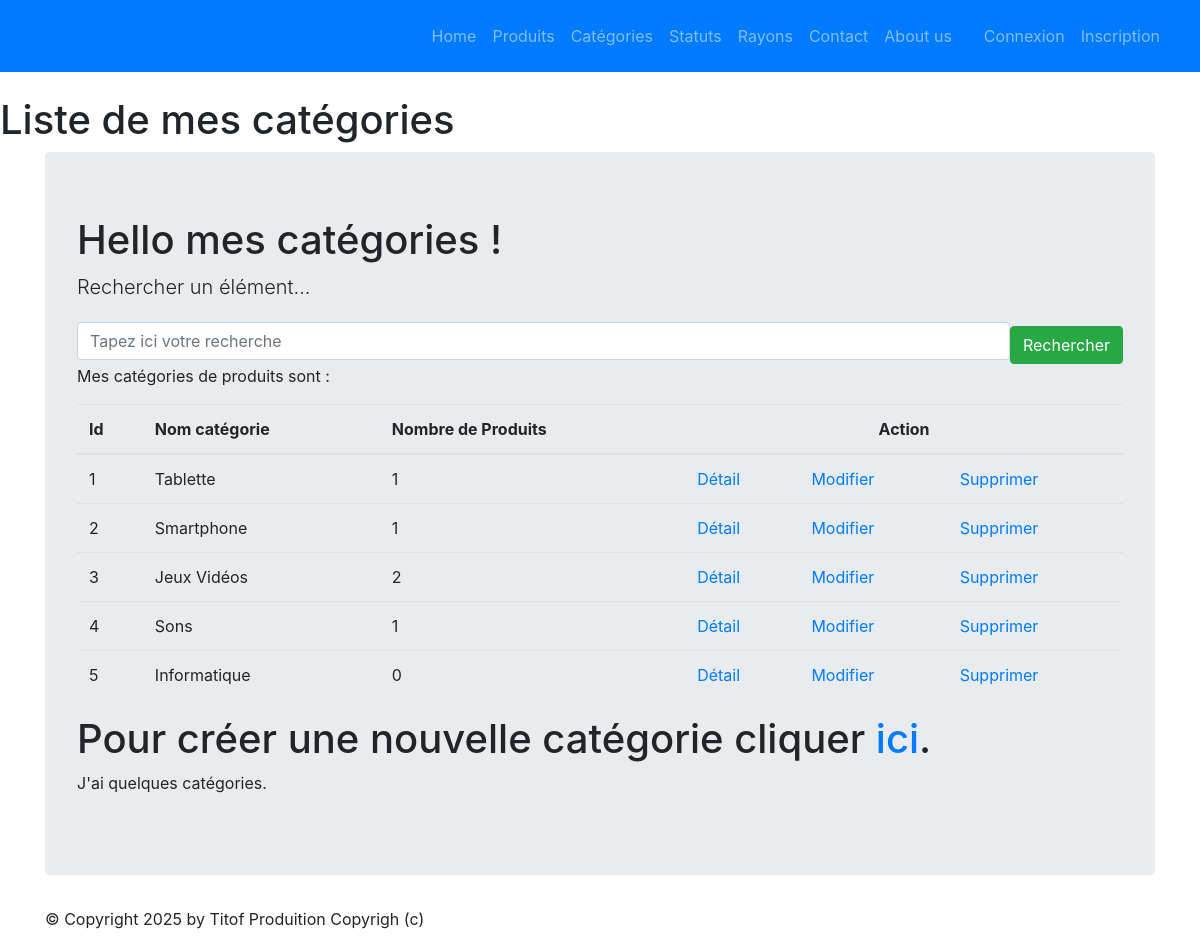
The app's page /monApp/categories/ with its own data.
### monApp/models.py (models this page shows, shortened)
class Categorie(models.Model):
    idCat = models.AutoField(primary_key=True)
    nomCat = models.CharField(max_length=100)

### monApp/views.py (the view)
# urls.py: path("categories/", views.CategorieListView.as_view(), name="lst_cats"),
class CategorieListView(ListView):
    model = Categorie
    template_name = "monApp/list_categories.html"
    context_object_name = "cats"
    def get_queryset(self):
        query = self.request.GET.get('search')
        if query:
            return Categorie.objects.filter(nomCat__icontains=query)
        return Categorie.objects.annotate(nb_produits=Count('produits_categorie'))
    def get_context_data(self, **kwargs):
        context = super(CategorieListView, self).get_context_data(**kwargs)
        context['titremenu'] = "Liste de mes catégories"
        return context

### monApp/templates/monApp/list_categories.html (shortened to what this page needs)
{% extends 'monApp/base.html' %}
{% block menu %}
    <h1>{{ titremenu }}</h1>
{% endblock %}
{% block contenu %}
    <h1>Hello mes catégories !</h1>
    <p class="lead mb-3 ml-0">Rechercher un élément...</p>
    <form style="display: flex; align-items: center;" method="GET" action="">
        <input class="form-control" type="text" name="search" placeholder="Tapez ici votre recherche" value="{{ request.GET.search }}">
        <button type="submit" class="btn btn-success mt-2">Rechercher</button>
    </form>
    <p>Mes catégories de produits sont :</p>
    <table class="table">
        <thead>
            <th>Id</th>
            <th>Nom catégorie</th>
            <th>Nombre de Produits</th>
            <th colspan="3" style="text-align: center;">Action</th>
        </thead>
        <tbody>
            {% for cat in cats %}
            <tr>
                <td>{{ cat.idCat }}</td>
                <td>{{ cat.nomCat }}</td>
                <td>{{ cat.nb_produits }} </td>
                <td><a href="{% url 'dtl_cat' cat.idCat %}">Détail</a></td>
                <td><a href="{% url 'cat-chng' cat.idCat %}">Modifier</a></td>
                <td><a href="{% url 'dlt-cat' cat.idCat %}">Supprimer</a></td>
            </tr>
            {% endfor %}
        </tbody>
    </table>
    <h1>Pour créer une nouvelle catégorie cliquer <a href="{% url 'crt-cat' %}">ici</a>.</h1>
    <p>
        J'ai
        {% if cats|length < 5 %}
            peu de
        {% elif cats|length < 10 %}
            quelques
        {% else %}
            beaucoup de
        {% endif %}
            catégories.
    </p>
{% endblock %}

### records on screen
Categorie: idCat "1", nomCat "Tablette", nb_produits "1"
Categorie: idCat "2", nomCat "Smartphone", nb_produits "1"
Categorie: idCat "3", nomCat "Jeux Vidéos", nb_produits "2"
Categorie: idCat "4", nomCat "Sons", nb_produits "1"
Categorie: idCat "5", nomCat "Informatique", nb_produits "0"

### other values on screen
{{ titremenu }} "Liste de mes catégories"
